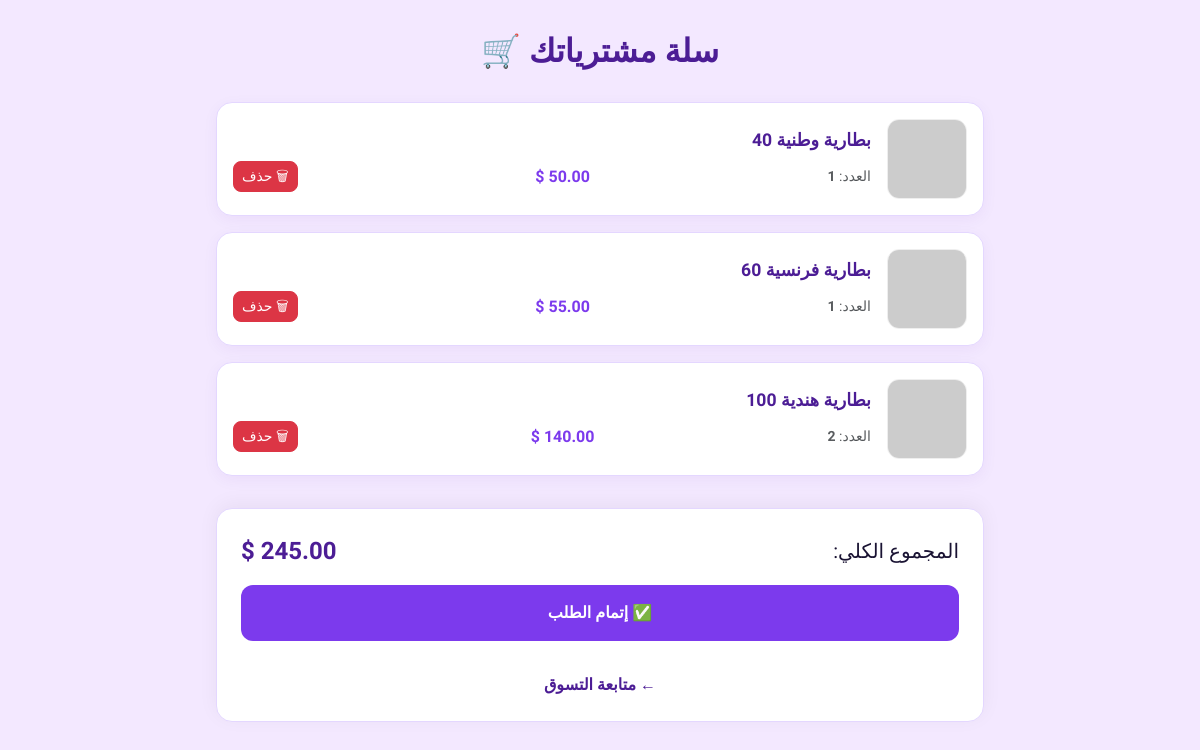
Page /cart/Aafak/ (signed in) on the committed database.
### cart/models.py (models this page shows)
class CartItem(models.Model):
    cart = models.ForeignKey(Cart, on_delete=models.CASCADE, related_name="items")
    product = models.ForeignKey(Product, on_delete=models.CASCADE)
    quantity = models.PositiveIntegerField(default=1)
    item_note = models.TextField(blank=True, null=True, verbose_name="ملاحظات المنتج")
    def subtotal(self):
        return self.product.price * self.quantity

### products/models.py (models this page shows, shortened)
class Product(models.Model):
    store = models.ForeignKey(Store, on_delete=models.CASCADE, related_name="products")
    name = models.CharField(max_length=200)
    description = models.TextField(blank=True)
    price = models.DecimalField(max_digits=8, decimal_places=2)
    stock = models.IntegerField(default=0)
    main_image = models.ImageField(upload_to="products/", blank=True, null=True)
    category = models.ForeignKey(Category,on_delete=models.SET_NULL,null=True,blank=True,related_name="products")
    category2 = models.ForeignKey(Category,on_delete=models.SET_NULL,null=True,blank=True,related_name="secondary_products")
    active = models.BooleanField(default=True)

### cart/views.py (the view)
# urls.py: path("<slug:store_slug>/", views.cart_detail, name="cart_detail"),
@login_required
def cart_detail(request, store_slug):
    store = get_object_or_404(Store, slug=store_slug, is_active=True)
    cart, created = Cart.objects.get_or_create(user=request.user, store=store)
    return render(request, "cart/cart_detail.html", {
        "store": store,
        "cart": cart,
    })

### cart/models.py (called while the page is built)
    def total(self):
        return sum(item.subtotal() for item in self.items.all())

### stores/context_processors.py (called while the page is built)
def current_store(request):
    store = None
    slug = request.resolver_match.kwargs.get("store_slug") or \
           request.resolver_match.kwargs.get("slug")
    if slug:
        try:
            store = Store.objects.get(slug=slug)
        except Store.DoesNotExist:
            store = None
    return {
        "current_store": store
    }

### cart/templates/cart/cart_detail.html (shortened to what this page needs)
<!DOCTYPE html>
<html lang="ar" dir="rtl">
<head>
    <link href="https://cdn.jsdelivr.net/npm/bootstrap@5.3.0/dist/css/bootstrap.rtl.min.css" rel="stylesheet">
    <link rel="stylesheet" href="https://cdn.jsdelivr.net/npm/bootstrap-icons@1.11.0/font/bootstrap-icons.css">
</head>
<body>
<div class="cart-container">
    <h2 class="cart-header">سلة مشترياتك 🛒</h2>
    {% if cart.items.all %}
        <div class="cart-list">
            {% for item in cart.items.all %}
            <div class="cart-item">
                <div class="d-flex align-items-center gap-3">
                    {% if item.product.main_image %}
                        <img src="{{ item.product.main_image.url }}" class="item-img" alt="{{ item.product.name }}">
                    {% else %}
                        <img src="https://via.placeholder.com/80" class="item-img">
                    {% endif %}
                    <div class="flex-grow-1">
                        <div class="item-title">{{ item.product.name }}</div>
                        <div class="d-flex justify-content-between align-items-center mt-2">
                            <span class="text-muted small">العدد: <strong>{{ item.quantity }}</strong></span>
                            <span class="item-price">{{ item.subtotal|floatformat:2 }} $</span>
                               <a href="{% url 'cart:remove_from_cart' store.slug item.id %}"
                                 class="btn btn-danger btn-sm"
                                 style="border-radius:8px;">
                                        🗑 حذف
                               </a>
                        </div>
                    </div>
                </div>
            </div>
            {% endfor %}
        </div>
        <div class="total-section">
            <div class="d-flex justify-content-between align-items-center mb-3">
                <span class="h5 mb-0">المجموع الكلي:</span>
                <span class="total-price">{{ cart.total|floatformat:2 }} $</span>
            </div>
            <a href="{% url 'orders:checkout' store.slug %}" class="btn-checkout">
    ✅ إتمام الطلب
</a>
            <div class="text-center mt-3">
                <a href="{% url 'stores:store_front' store.slug %}" class="btn-back">
                    ← متابعة التسوق
                </a>
            </div>
        </div>
    {% endif %}
</div>
</body>
</html>

### cart/templates/cart/cart_detail.html (style rules this page uses)
:root { --primary-color: #4C1D95; --accent-color: #7C3AED; --soft-bg: #F3E8FF; --text-dark: #1a1333; --white: #ffffff; }
body { font-family: "Cairo", sans-serif; background: var(--soft-bg); color: var(--text-dark); }
.cart-container { max-width: 800px; margin: 2rem auto; padding: 0 1rem; }
.cart-header { text-align: center; margin-bottom: 2rem; color: var(--primary-color); font-weight: 700; }
.cart-item { background: var(--white); border-radius: 16px; padding: 1rem; margin-bottom: 1rem; box-shadow: 0 4px 15px rgba(76, 29, 149, 0.05); border: 1px solid #e4d7ff; transition: transform 0.2s; }
.item-img { width: 80px; height: 80px; border-radius: 12px; object-fit: cover; border: 1px solid #eee; }
.item-title { font-size: 1.1rem; font-weight: 700; color: var(--primary-color); margin-bottom: 0.2rem; }
.item-price { color: var(--accent-color); font-weight: 700; }
.total-section { background: var(--white); border-radius: 16px; padding: 1.5rem; margin-top: 2rem; box-shadow: 0 -4px 20px rgba(0,0,0,0.05); border: 1px solid #e4d7ff; }
.total-price { font-size: 1.5rem; font-weight: 700; color: var(--primary-color); }
.btn-checkout { background: var(--accent-color); color: white; padding: 1rem; border-radius: 12px; font-weight: 700; width: 100%; border: none; transition: 0.3s; display: block; text-align: center; text-decoration: none; }
.btn-back { color: var(--primary-color); text-decoration: none; font-weight: 600; display: inline-block; margin-top: 1rem; }

### rows in the picture
CartItem: product.name "بطارية وطنية 40", quantity "1"
CartItem: product.name "بطارية فرنسية 60", quantity "1"
CartItem: product.name "بطارية هندية 100", quantity "2"
